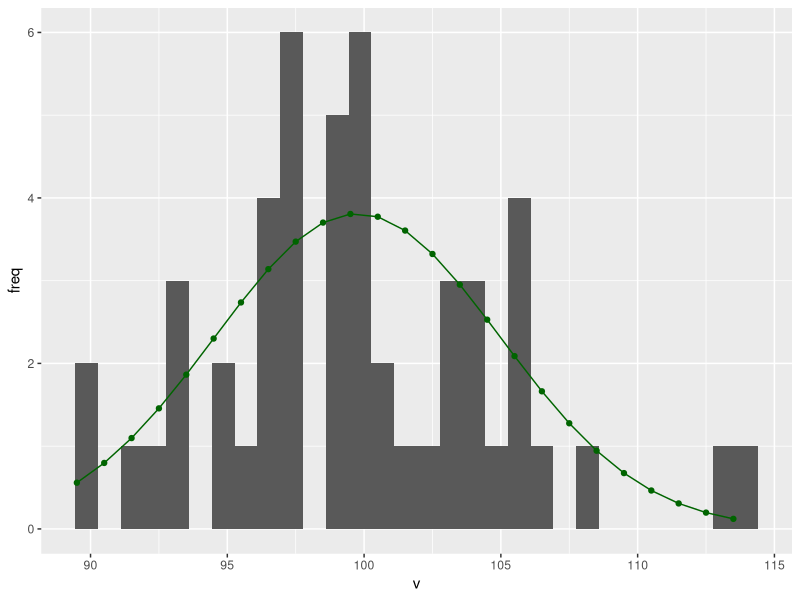
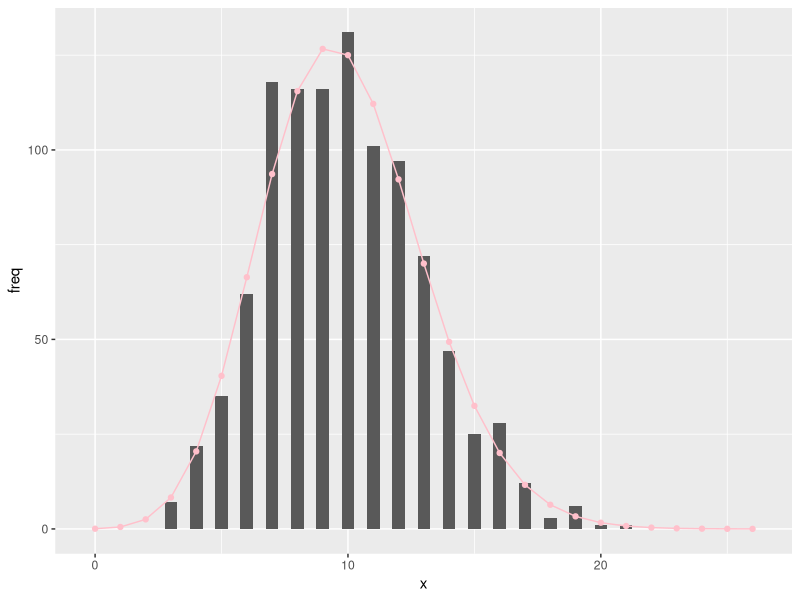

The R script that drew these images, in order:
# probability lab

library(tidyverse)
library(patchwork)

## normal distribution

v <- rnorm(n=50, mean= 100, sd= 5)

floor(min(v))
min(v)
floor(min(v))
ceiling(max(v))
max(v)

bin<-seq(floor(min(v)),
         ceiling(max(v)),
         by=1)
bin

pnorm(bin[2],mean = mean(v), sd=sd(v))

p <- NULL # empty object for probability
for (i in 1:(length(bin) - 1)) {
  p[i] <- pnorm(bin[i+1], mean = mean(v), sd = sd(v)) - 
    pnorm(bin[i], mean = mean(v), sd = sd(v))
}

df_prob <- tibble(bin=bin[-length(bin)] +0.5,
       prob=p) %>%
  mutate(freq = length(v) * prob)

df_v <- tibble (v=v)
df_v %>%
  ggplot(aes(x=v))+
  geom_histogram()+
  geom_point(data = df_prob,
             aes(x=bin,
                 y=freq),
             color="darkgreen")+

  geom_line(data = df_prob,
            aes(y = freq,
                x = bin),
            color = "darkgreen")


# poisson distribution
## get data for 1000 samples

x <- rpois(n=1000, lambda=10)
bin <- seq(0,
           max(x) + 5,
           by=1)

## calculate the probability of abs
p<-dpois(bin, lambda = mean(x))

## dataframe
df_prob <-tibble(bin=bin,
                 prob=p)%>%
  mutate(freq = length(x) *p)

df_x <- tibble(x=x)

## figure

df_x %>%
  ggplot(aes(x = x)) +
  geom_histogram(binwidth = 0.5) +
  geom_line(data = df_prob,
            aes(x = bin,
                y = freq),
            color = "pink") +
  geom_point(data = df_prob,
             aes(x = bin,
                 y = freq),
             color= "pink")



                 


